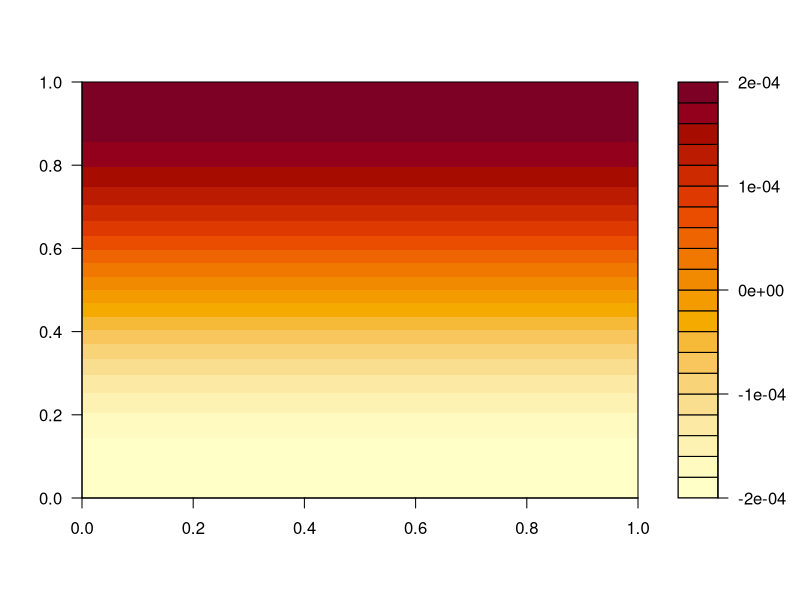
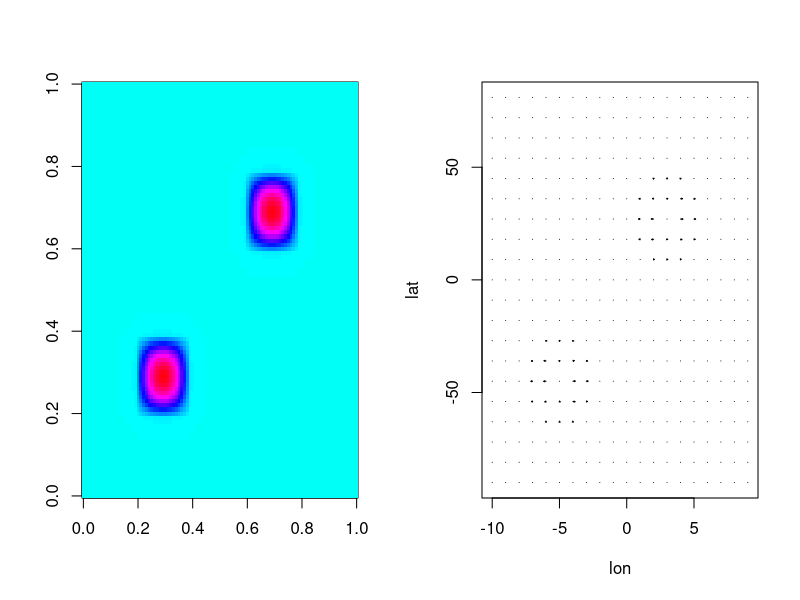
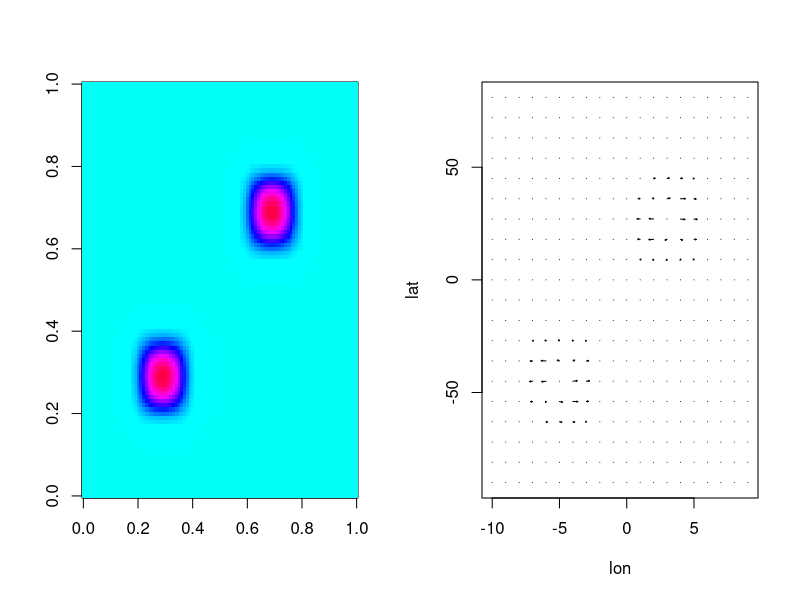
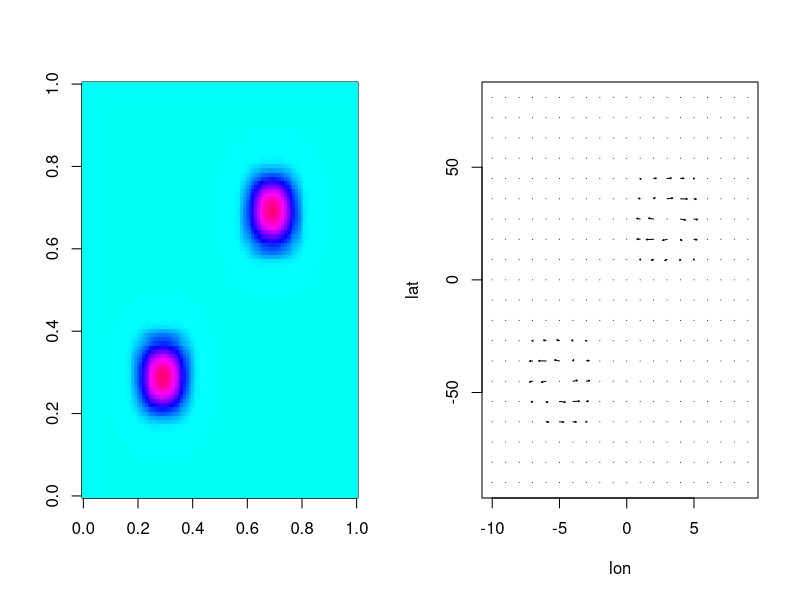
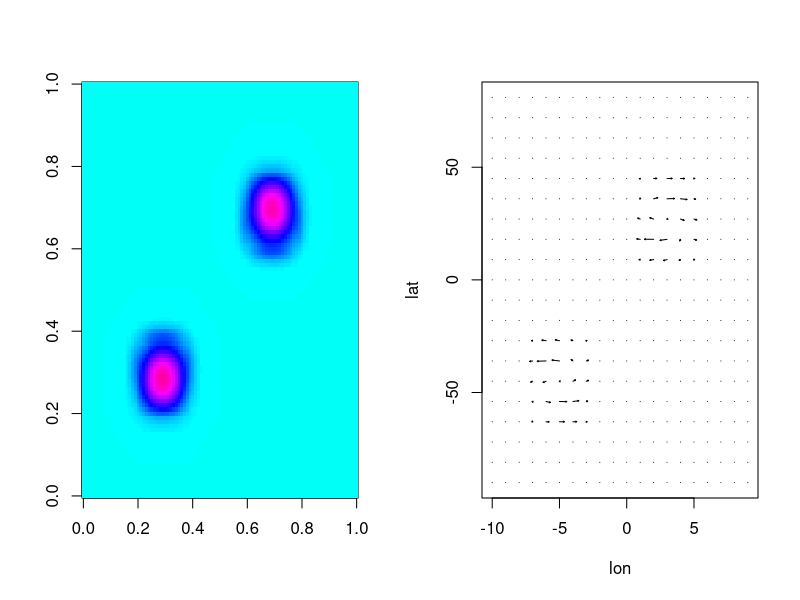
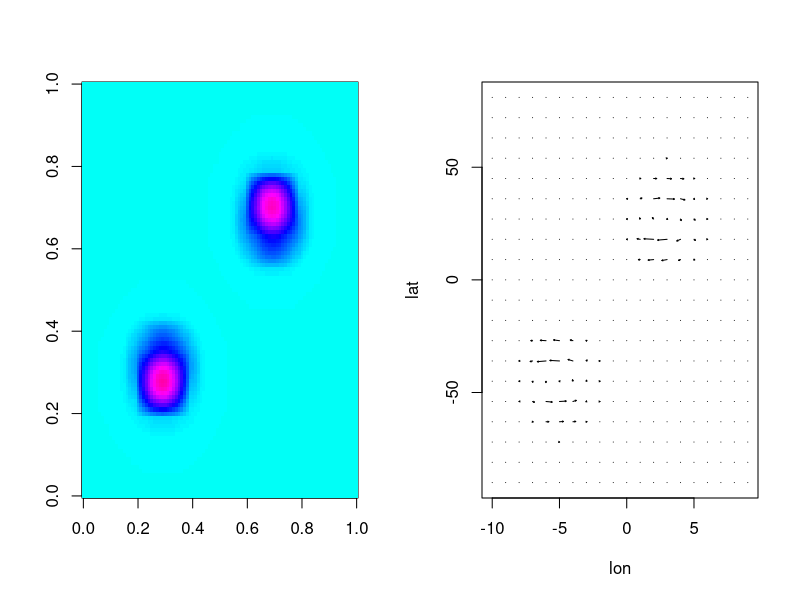
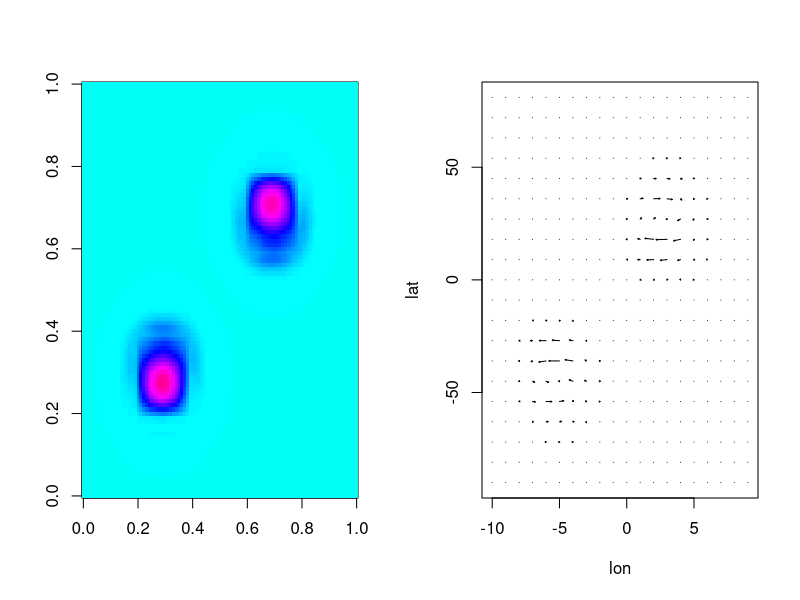
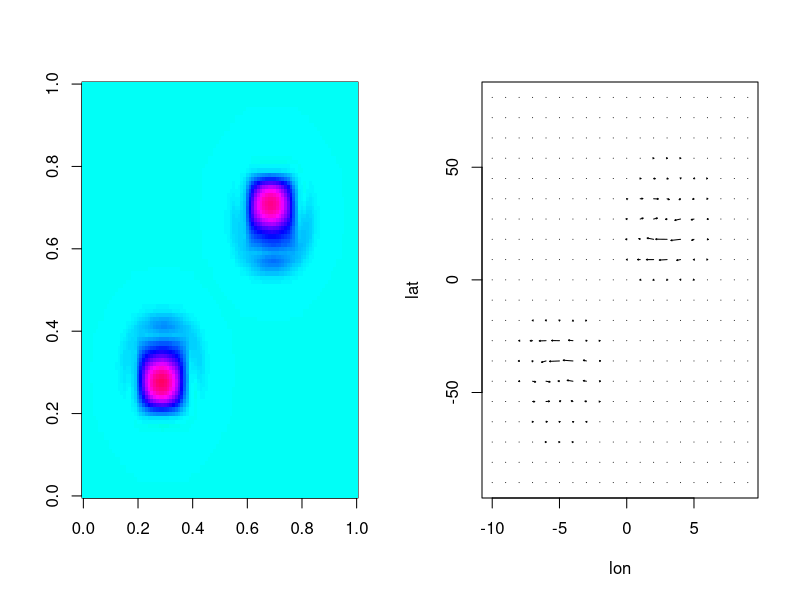

Write the R code that produced these figures, in order.

#This is just a definition of a function to plot vectorplots, you do not have to understand it...
par.uin<-function() 
  # determine scale of inches/userunits in x and y
  # from http://tolstoy.newcastle.edu.au/R/help/01c/2714.html
  # Brian Ripley Tue 20 Nov 2001 - 20:13:52 EST
 {
    u <- par("usr") 
    p <- par("pin") 
    c(p[1]/(u[2] - u[1]), p[2]/(u[4] - u[3]))
 }

quiver<-function(lon,lat,u,v,scale=1,length=0.05,maxspeed=200, ...) 
 # first stab at matlab's quiver in R
 # from http://tolstoy.newcastle.edu.au/R/help/01c/2711.html
 # Robin Hankin Tue 20 Nov 2001 - 13:10:28 EST
  {
    ypos <- lat[col(u)] 
    xpos <- lon[row(u)]

    speed <- sqrt(u*u+v*v) 

    u <- u*scale/maxspeed 
    v <- v*scale/maxspeed 
    

    matplot(xpos,ypos,type="p",cex=0,xlab="lon",ylab="lat", ...) 
    arrows(xpos,ypos,xpos+u,ypos+v,length=length*min(par.uin())) 
  }



#Program starts here

#Shallow water 2D,cyclic boundary conditions + Coriolis term

ni<-101  #number of gridcells in one direction
nt<-5000 #number of timesteps



#The physical constants
g<-0.1 #low gravity, 0.1 m/s^2
dx<-1e5 #gridcell 10km 
dy<-1e5
dt<-1000 #timstep 1000 second
H<-1e3 #1km depth
Omega<-1e-4




#define three index vectors.. the middle one , one shifted one cell to the left, and one to the right 
#(including the periodic boundary conditions)
ia.0<-1:ni
ia.m1<-c(ni,1:(ni-1))
ia.p1<-c(2:ni,1)
u<-matrix(0,ni,ni) #speed at each point
v<-matrix(0,ni,ni) #speed at each point
h<-matrix(0,ni,ni) #pertubation at each point
f<-matrix(0,ni,ni) #pertubation at each point

lat<-c(-50:50)*90/50
weight<-sin(lat*pi/180)

f<-rep(weight*2*Omega,each=ni)
dim(f)<-c(ni,ni)
filled.contour(f)

u.new<-u
h.new<-h
v.new<-v


#Inital condition: One smooth blobs at each side of the "equator"(sin)
h[60:80,60:80]<-sin(0:20/2*pi/10)%*%t(sin(0:20/2*pi/10))
h[20:40,20:40]<-sin(0:20/2*pi/10)%*%t(sin(0:20/2*pi/10))



#1st step euler forward
u.new[ia.0,ia.0]<-u[ia.0,ia.0]-g*dt/2/dx*(h[ia.p1,ia.0]-h[ia.m1,ia.0]) 
v.new[ia.0,ia.0]<-v[ia.0,ia.0]-g*dt/2/dy*(h[ia.0,ia.p1]-h[ia.0,ia.m1]) 
h.new[ia.0,ia.0]<-h[ia.0,ia.0]-H*dt/2*((u[ia.p1,ia.0]-u[ia.m1,ia.0])/dx + (v[ia.0,ia.p1]-v[ia.0,ia.m1])/dy)  #(du/dx + dv/dy)

#Divide the screen in two parts
par(mfcol=c(1,2))

#Leapfrog from the third step on
for (n in 3:(nt-1))
{
	
	u.old<-u
	v.old<-v
	h.old<-h
	h<-h.new
	u<-u.new
	v<-v.new

	u.new[ia.0,ia.0]<-u.old[ia.0,ia.0]-g*dt/dx*(h[ia.p1,ia.0]-h[ia.m1,ia.0])+dt*f*v
	v.new[ia.0,ia.0]<-v.old[ia.0,ia.0]-g*dt/dy*(h[ia.0,ia.p1]-h[ia.0,ia.m1])-dt*f*u
	h.new[ia.0,ia.0]<-h.old[ia.0,ia.0]-H*dt*((u[ia.p1,ia.0]-u[ia.m1,ia.0])/dx + (v[ia.0,ia.p1]-v[ia.0,ia.m1])/dy)  #(du/dx + dv/dy)
	
	
	#plot every 10th image
	if ((n %% 10) == 0) {
		image(h,zlim=c(-1,1),col=rainbow(200)) #this time as color coated 
		#persp(h/3, theta = 0, phi = 40, scale = FALSE, ltheta = -120, shade = 0.6, border = NA, box = FALSE,zlim=c(-0.3,0.3)) 
	 	quiver(-10:10,(-10:10)*9,u[(1:20)*5,(1:20)*5],v[(1:20)*5,(1:20)*5],scale=200,maxspeed=1,length=0.5)
	}

}



